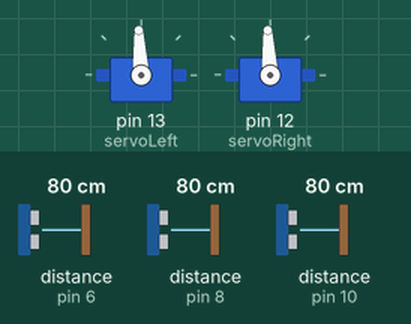
A sketch run on a simulated Arduino Uno, built with avr-gcc and run on an emulated ATmega328P. Parts: 2 × servo. Wiring (inferred from the names in the program): 3 × ultrasonic range finder: trigger pin 7, echo pin 6 / trigger pin 9, echo pin 8 / trigger pin 11, echo pin 10. The inputs (shaded band) are chosen by the test bench; at power-on: distance to the obstacle (sensors on pin 6, pin 8, pin 10) 80 cm. The echo pulse lasts 58.3 µs per cm.

Above: at 2.58 s.
2.6 s: distance to the obstacle (sensor on pin 6) set to 2 cm
At 3.5 s:
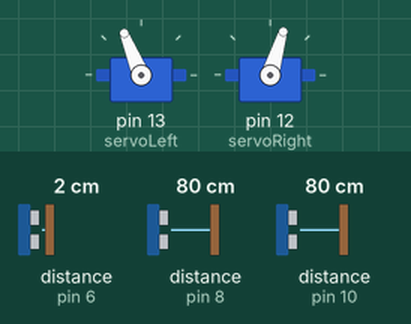
8.5 s: distance to the obstacle (sensor on pin 8) set to 2 cm
At 9.9 s:
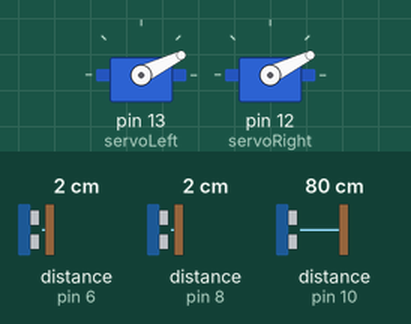
12.0 s: distance to the obstacle (sensor on pin 6) set to 35 cm
At 15.74 s:
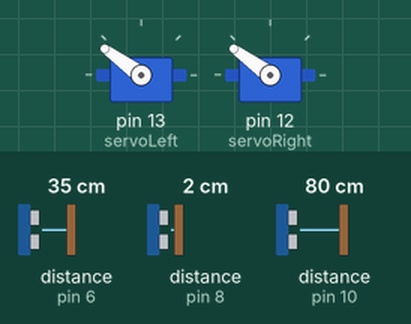
19.0 s: distance to the obstacle (sensor on pin 6) set to 4 cm
Timing chart, 0 to 27.0 s (numbered marks = the images above; inputs shaded):
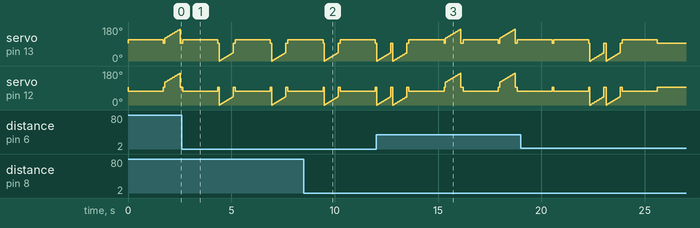

The sketch:

arduino.ino
```cpp
#include <Servo.h>

Servo servoLeft;
Servo servoRight;

typedef enum {UP, DOWN, LEFT, RIGHT} dir_t;

typedef struct {
  int x;
  int y;
} point_t;

char MAP[11][11] = {{1,1,1,1,1,1,1,1,1,1,1},
                    {1,0,1,0,1,0,1,0,1,0,1},
                    {1,1,3,1,3,1,3,1,3,1,1},
                    {1,0,1,0,1,0,1,0,1,0,1},
                    {1,1,3,1,3,1,3,1,3,1,1},
                    {1,0,1,0,1,0,1,0,1,0,1},
                    {1,1,3,1,3,1,3,1,3,1,1},
                    {1,0,1,0,1,0,1,0,1,0,1},
                    {1,1,3,1,3,1,3,1,3,1,1},
                    {1,0,1,0,1,0,1,0,1,0,1},
                    {1,1,1,1,1,1,1,1,1,1,1}};
char MAP2[11][11] = {0,};

int trigFront = 11;
int echoFront = 10;
int trigLeft = 9;
int echoLeft = 8;
int trigRight = 7;
int echoRight = 6;

long FrontDistance = 0;
long LeftDistance = 0;
long RightDistance = 0;
long TimeDelay = 0;

int right = 0;
int left = 0;
int up = 0;
int down = 0;

point_t user = {1, 1};
point_t pass = {4, 4};
point_t dest = {5, 5};

// Declare Functions
void InitiatePoint(); // 좌표 세팅 함수 (x,y)->(2x-1,2y-1)
void Go(); // 한 칸 전진
void Turn(dir_t dir); // 회전
void GetDistance(); // 거리 측정
int Calculate(); // 계획 수립
int Move(); // 총괄 함수
void TurnMap(dir_t dir); // 지도 회전

// Main Functions
void setup() {
  servoLeft.attach(13);
  servoRight.attach(12);
  servoLeft.writeMicroseconds(1500);
  servoRight.writeMicroseconds(1500);
  pinMode(trigFront, OUTPUT);
  pinMode(echoFront, INPUT);
  pinMode(trigLeft, OUTPUT);
  pinMode(echoLeft, INPUT);
  pinMode(trigRight, OUTPUT);
  pinMode(echoRight, INPUT);
  InitiatePoint();
}

void loop() {
  while(user.x != pass.x && user.y != pass.y) {
    GetDistance();
    if(!Calculate()) {
      pass = dest;
      break;
    }
    Move();
  }
  while(user.x != pass.x && user.y != pass.y) {
    GetDistance();
    if(!Calculate()) {
      break;
    }
    Move();
  }
  servoLeft.detach();
  servoRight.detach();
}

// Define Functions
void InitiatePoint()
{
  user.x = 2*user.x - 1;
  user.y = 2*user.y - 1;
  pass.x = 2*pass.x - 1;
  pass.y = 2*pass.y - 1;
  dest.x = 2*dest.x - 1;
  dest.y = 2*dest.y - 1;
}

void Go()
{
  servoLeft.writeMicroseconds(1700);
  servoRight.writeMicroseconds(1300);
  delay(1700);
  servoLeft.writeMicroseconds(1500);
  servoRight.writeMicroseconds(1500);
  delay(50);
}

void Turn(dir_t dir)
{
  int angle;

  switch(dir) {
    case LEFT:
      TurnMap(RIGHT);
      for(angle = 0; angle < 45; angle++) {
        servoLeft.write(angle);
        servoRight.write(angle);
        delay(15);
      }
      break;
    case RIGHT:
      TurnMap(LEFT);
      for(angle = 120; angle < 170; angle++) {
        servoLeft.write(angle);
        servoRight.write(angle);
        delay(15);
      }
      break;
  }
  servoLeft.writeMicroseconds(1500);
  servoRight.writeMicroseconds(1500);
  delay(100);
}

void GetDistance()
{
  digitalWrite(trigLeft, LOW);
  delayMicroseconds(2);
  digitalWrite(trigLeft, HIGH);
  delayMicroseconds(10);
  digitalWrite(trigLeft, LOW);
  TimeDelay = pulseIn(echoLeft, HIGH);
  LeftDistance = TimeDelay / 29 / 2;

  if(LeftDistance > 20) {
    MAP[user.x][user.y-1] = 0;
  }

  digitalWrite(trigRight, LOW);
  delayMicroseconds(2);
  digitalWrite(trigRight, HIGH);
  delayMicroseconds(10);
  digitalWrite(trigRight, LOW);
  TimeDelay = pulseIn(echoRight, HIGH);
  RightDistance = TimeDelay / 29 / 2;

  if(RightDistance > 20) {
    MAP[user.x][user.y+1] = 0;
  }

  digitalWrite(trigFront, LOW);
  delayMicroseconds(2);
  digitalWrite(trigFront, HIGH);
  delayMicroseconds(10);
  digitalWrite(trigFront, LOW);
  TimeDelay = pulseIn(echoFront, HIGH);
  FrontDistance = TimeDelay / 29 / 2;

  if(FrontDistance > 20) {
    MAP[user.x+1][user.y] = 0;
  }
}

int Calculate()
{
  up = down = left = right = 0;
  if (user.x == dest.x) {
    up = down = 0;
    if (user.y == dest.y) {
      return 0;
    }
    else if (user.y > dest.y) {
      if (MAP[user.x][user.y - 1] != '1') {
        left = 1;
      }
    }
    else if (user.y < dest.y) {
      right = 1;
    }
  }
  else if (user.x > dest.x) {
    up = 1;
    if (user.y > dest.y) {
      left = 1;
    }
    else if (user.y < dest.y) {
      right = 1;
    }
  }
  else if (user.x < dest.x) {
    down = 1;
    if (user.y > dest.y) {
      left = 1;
    }
    else if (user.y < dest.y) {
      right = 1;
    }
  }
  return 1;
}

int Move()
{
  while (down > 0) {
    if (MAP[user.x + 1][user.y] != 1) {
      user.x += 2;
      down--;
      Go();
    }
    else {
        if (MAP[user.x][user.y + 1] != 1) {
          user.y += 2;
          right--;
          Turn(RIGHT);
          Go();
        }
        else if (MAP[user.x][user.y-1] != 1) {
          user.y -= 2;
          left--;
          Turn(LEFT);
          Go();
        }
        else {
          user.x -= 2;
          up--;
          Turn(LEFT);
          Turn(LEFT);
          Go();
        }
    }
    GetDistance();
  }
  while (up > 0) {
    if (MAP[user.x - 1][user.y] != 1) {
      user.x -= 2;
      up--;
      Turn(LEFT);
      Turn(LEFT);
      Go();
    }
    else {
        if (MAP[user.x][user.y + 1] != 1) {
          user.y += 2;
          right--;
          Turn(RIGHT);
          Go();
        }
        else if (MAP[user.x][user.y - 1] != 1) {
          user.y -= 2;
          left--;
          Turn(LEFT);
          Go();
        }
        else {
          user.x += 2;
          down--;
          Go();
        }
    }
    GetDistance();
  }
  while(right > 0) {
    if (MAP[user.x][user.y + 1] != 1) {
      user.y += 2;
      right--;
      Turn(RIGHT);
      Go();
    }
    else {
        if (MAP[user.x + 1][user.y] != 1) {
          user.x += 2;
          down--;
          Go();
        }
        else if (MAP[user.x - 1][user.y] != 1) {
          user.x -= 2;
          up--;
          Turn(LEFT);
          Turn(LEFT);
          Go();
        }
        else {
          user.y -= 2;
          left--;
          Turn(LEFT);
          Go();
        }
    }
    GetDistance();
  }
  while (left > 0) {
    if (MAP[user.x][user.y - 1] != 1) {
      user.y -= 2;
      left--;
      Turn(LEFT);
      Go();
    }
    else {
        if (MAP[user.x + 1][user.y] != 1) {
          user.x += 2;
          down--;
          Go();
        }
        else if (MAP[user.x - 1][user.y] != 1) {
          user.x -= 2;
          up--;
          Turn(LEFT);
          Turn(LEFT);
          Go();
        }
        else {
          user.y += 2;
          right--;
          Turn(RIGHT);
          Go();
        }
    }
    GetDistance();
  }

  return 0;
}

void TurnMap(dir_t dir)
{
  int i, j;
  point_t temp;

  switch (dir) {
  case LEFT:
    for (i = 1; i < 10; i++) {
      for (j = 1; j < 10; j++) {
        MAP2[10 - j][i] = MAP[i][j];
      }
    }
    temp.x = 10 - user.y;
    temp.y = user.x;
    user = temp;
    temp.x = 10 - pass.y;
    temp.y = pass.x;
    pass = temp;
    temp.x = 10 - dest.y;
    temp.y = dest.x;
    dest = temp;
    break;
  case RIGHT:
    for (i = 1; i < 10; i++) {
      for (j = 1; j < 10; j++) {
        MAP2[j][10 - i] = MAP[i][j];
      }
    }
    temp.x = user.y;
    temp.y = 10 - user.x;
    user = temp;
    temp.x = pass.y;
    temp.y = 10 - pass.x;
    pass = temp;
    temp.x = dest.y;
    temp.y = 10 - dest.x;
    dest = temp;
    break;
  }

  for (i = 1; i < 10; i++) {
    for (j = 1; j < 10; j++) {
      MAP[i][j] = MAP2[i][j];
    }
  }
}
```

algorithm.c
```cpp
// (licence header left out)
#include <stdio.h>

typedef enum { UP, DOWN, LEFT, RIGHT } dir_t;

typedef struct {
	int x;
	int y;
} point_t;

char MAP[11][11] = { { '1', '1', '1', '1', '1', '1', '1', '1', '1', '1', '1' },
					 { '1', '0', '#', '0', '#', '0', '#', '0', '#', '0', '1' },
					 { '1', '#', 'W', '#', 'W', '#', 'W', '#', 'W', '#', '1' },
					 { '1', '0', '#', '0', '#', '0', '#', '0', '#', '0', '1' },
					 { '1', '#', 'W', '#', 'W', '#', 'W', '#', 'W', '#', '1' },
					 { '1', '0', '#', '0', '#', '0', '#', '0', '#', '0', '1' },
					 { '1', '#', 'W', '#', 'W', '#', 'W', '#', 'W', '#', '1' },
					 { '1', '0', '#', '0', '#', '0', '0', '#', '0', '0', '1' },
					 { '1', '#', 'W', '#', 'W', '#', 'W', '#', 'W', '#', '1' },
					 { '1', '0', '#', '0', '#', '0', '#', '0', '#', '0', '1' },
					 { '1', '1', '1', '1', '1', '1', '1', '1', '1', '1', '1' } };
char MAP2[11][11] = { '0', };
char MAZE[11][11] = { { '1', '1', '1', '1', '1', '1', '1', '1', '1', '1', '1' },
					  { '1', '0', '0', '0', '0', '0', '1', '0', '0', '0', '1' },
					  { '1', '0', 'W', '1', 'W', '0', 'W', '1', 'W', '0', '1' },
					  { '1', '0', '1', '0', '1', '0', '0', '0', '1', '0', '1' },
					  { '1', '0', 'W', '1', 'W', '0', 'W', '1', 'W', '0', '1' },
					  { '1', '0', '0', '0', '0', '0', '0', '0', '0', '0', '1' },
					  { '1', '0', 'W', '1', 'W', '0', 'W', '0', 'W', '0', '1' },
					  { '1', '0', '0', '0', '1', '0', '1', '0', '1', '0', '1' },
					  { '1', '0', 'W', '0', 'W', '0', 'W', '1', 'W', '0', '1' },
					  { '1', '0', '0', '0', '1', '0', '0', '0', '0', '0', '1' },
					  { '1', '1', '1', '1', '1', '1', '1', '1', '1', '1', '1' } };
char MAZE2[11][11] = { '0', };

// 1: wall, 0: road, #: unknown

// (x, y) -> (2x-1, 2y-1)
point_t user = { 0, 0 };
point_t pass = { 0, 0 };
point_t dest = { 0, 0 };

dir_t Direction = RIGHT;

int right = 0;
int left = 0;
int up = 0;
int down = 0;

int count = 0;

// Announce Functions
point_t InitiatePoint();

void ShowMap(); // 지도를 출력하는 함수
void ShowMaze(); // 미로를 출력하는 함수
void ShowPoint(); // 현재 위치를 출력하는 함수
void Search(); // 상하좌우 탐색하는 함수
int Calculate(); // 경로 계획하는 함수
int Move(); // 계획에 따라 이동하는 함수
void TurnMap(dir_t dir); // 지도를 회전하는 함수
void Turn(dir_t dir); // 회전하는 함수

// Main Function
int main()
{
	user = InitiatePoint();
	dest = InitiatePoint();
	pass = InitiatePoint();
	MAP[user.x][user.y] = MAZE[user.x][user.y] = 'S';
	MAP[dest.x][dest.y] = MAZE[dest.x][dest.y] = 'P';
	MAP[pass.x][pass.y] = MAZE[pass.x][pass.y] = 'D';

	ShowMap();

	while (1) {
		printf("Count: %d\n", ++count);
		Search();
		if (!Calculate()) {
			dest = pass;
			break;
		}
		Move();
		if (count == 5)
			return 0;
	}
	count = 0;
	while (1) {
		printf("Count %d\n", ++count);
		Search();
		if (!Calculate()) {
			return 0;
		}
		Move();
		if (count == 3) {
			return 0;
		}
	}
	return 0;
}

// Define Functions ------------------------------------------------------------------------------------------------------------------------

point_t InitiatePoint()
{
	point_t temp;
	printf("Point x y: ");
	scanf("%d %d", &temp.x, &temp.y);
	temp.x = 2 * temp.x - 1;
	temp.y = 2 * temp.y - 1;
	return temp;
}

void ShowMap()
{
	int i, j;
	char temp = MAP[user.x][user.y];
	MAP[user.x][user.y] = '*';
	for (i = 0; i < 11; i++) {
		for (j = 0; j < 11; j++) {
			printf("%c ", MAP[i][j]);
		}
		puts("");
	}
	MAP[user.x][user.y] = temp;
	printf("(x, y): %d, %d\n", (user.x + 1) / 2, (user.y + 1) / 2);
	printf("up: %d\ndown: %d\nright: %d\nleft: %d\n", up, down, right, left);
	puts("");
}

void ShowMaze()
{
	int i, j;
	for (i = 0; i < 11; i++) {
		for (j = 0; j < 11; j++) {
			printf("%c ", MAZE[i][j]);
		}
		puts("");
	}
}

void ShowPoint()
{
	printf("(x, y): %d, %d\n", (user.x + 1) / 2, (user.y + 1) / 2);
}

void Search()
{
	int i, j;
	int num = 0;
	for (i = user.x - 1; i <= user.x + 1; i++) {
		for (j = user.y - 1; j <= user.y + 1; j++) {
			MAP[i][j] = MAZE[i][j];
		}
	}
	if (MAP[user.x][user.y - 1] == '1') {
		num++;
	}
	if (MAP[user.x][user.y + 1] == '1') {
		num++;
	}
	if (MAP[user.x - 1][user.y] == '1') {
		num++;
	}
	if (MAP[user.x + 1][user.y] == '1') {
		num++;
	}
	/*
	if (num >= 3) {
		for (i = user.x - 1; i <= user.x + 1; i++) {
			for (j = user.y - 1; j <= user.y + 1; j++) {
				MAP[i][j] = MAZE[i][j] = '1';
			}
		}
	}*/
}

int Calculate()
{
	up = down = left = right = 0;
	if (user.x == dest.x) {
		up = down = 0;
		if (user.y == dest.y) {
			puts("Mission Complete!");
			return 0;
		}
		else if (user.y > dest.y) {
			if (MAP[user.x][user.y - 1] != '1') {
				left = 1;
			}
		}
		else if (user.y < dest.y) {
			right = 1;
		}
	}
	else if (user.x > dest.x) {
		up = 1;
		if (user.y > dest.y) {
			left = 1;
		}
		else if (user.y < dest.y) {
			right = 1;
		}
	}
	else if (user.x < dest.x) {
		down = 1;
		if (user.y > dest.y) {
			left = 1;
		}
		else if (user.y < dest.y) {
			right = 1;
		}
	}
	return 1;
}

int Move()
{
	while (right > 0) {
		if (MAP[user.x][user.y + 1] != '1') {
			user.y += 2;
			right--;
		}
		else {
			if (MAP[user.x + 1][user.y] != '1') {
				user.x += 2;
				down--;
			}
			else if (MAP[user.x - 1][user.y] != '1') {
				user.x -= 2;
				up--;
			}
			else {
				user.y -= 2;
				left--;
			}
		}
		Search();
		ShowMap();
	}
	while (left > 0) {
		if (MAP[user.x][user.y - 1] != '1') {
			user.y -= 2;
			left--;
		}
		else {
			if (MAP[user.x + 1][user.y] != '1') {
				user.x += 2;
				down--;
			}
			else if (MAP[user.x - 1][user.y] != '1') {
				user.x -= 2;
				up--;
			}
			else {
				user.y += 2;
				right--;
			}
		}
		Search();
		ShowMap();
	}
	while (down > 0) {
		if (MAP[user.x + 1][user.y] != '1') {
			user.x += 2;
			down--;
		}
		else {
			if (MAP[user.x][user.y + 1] != '1') {
				user.y += 2;
				right--;
			}
			else if (MAP[user.x][user.y - 1] != '1') {
				user.y -= 2;
				left--;
			}
			else {
				user.x -= 2;
				up--;
			}
		}
		Search();
		ShowMap();
	}
	while (up > 0) {
		if (MAP[user.x - 1][user.y] != '1') {
			user.x -= 2;
			up--;
		}
		else {
			if (MAP[user.x][user.y + 1] != '1') {
				user.y += 2;
				right--;
			}
			else if (MAP[user.x][user.y - 1] != '1') {
				user.y -= 2;
				left--;
			}
			else {
				user.x += 2;
				down--;
			}
		}
		Search();
		ShowMap();
	}
	return 0;
}

void TurnMap(dir_t dir)
{
	int i, j;
	point_t temp;

	switch (dir) {
	case LEFT:
		for (i = 1; i < 10; i++) {
			for (j = 1; j < 10; j++) {
				MAP2[10 - j][i] = MAP[i][j];
				MAZE2[10 - j][i] = MAZE[i][j];
			}
		}
		temp.x = 10 - user.y;
		temp.y = user.x;
		user = temp;
		break;
	case RIGHT:
		for (i = 1; i < 10; i++) {
			for (j = 1; j < 10; j++) {
				MAP2[j][10 - i] = MAP[i][j];
				MAZE2[j][10 - i] = MAZE[i][j];
			}
		}
		temp.x = user.y;
		temp.y = 10 - user.x;
		user = temp;
		break;
	}

	for (i = 1; i < 10; i++) {
		for (j = 1; j < 10; j++) {
			MAP[i][j] = MAP2[i][j];
			MAZE[i][j] = MAZE2[i][j];
		}
	}
}
```
